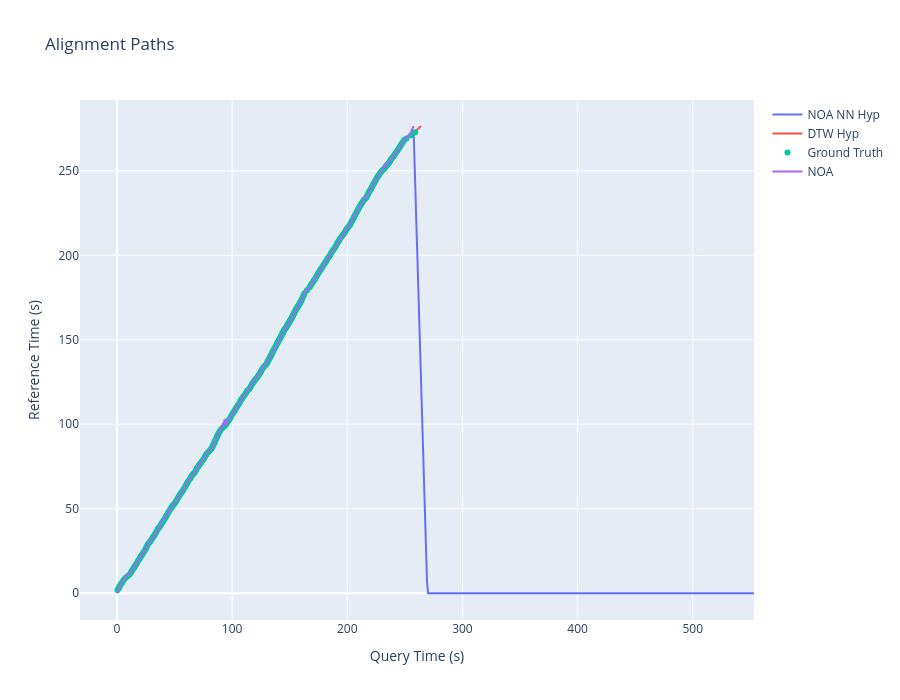

The notebook cell this image was saved under:
### Markdown cell above
# Analysis

### Code cell
from eval_tools import getGroundTruthTimestamps


s = 36

noa_nn_path = f"experiments/NOA_NN/s{s}/hyp.npy"
noa_nn_hyp = np.load(noa_nn_path)
noa_path = f"experiments/NOA/s{s}/hyp.npy"
noa_hyp = np.load(noa_path)
dtw_path = f"experiments/DTW/s{s}/hyp.npy"
dtw_hyp = np.load(dtw_path)

# load the ground truth timestamps
query_annot_file = f'scenarios/s{s}/query.beats'
ref_annot_file = f'scenarios/s{s}/ref.beats'
gt = getGroundTruthTimestamps(query_annot_file, ref_annot_file).T

import plotly.graph_objs as go

# Create a figure
fig = go.Figure()
fig.update_layout(
    title='Alignment Paths',
    xaxis_title='Query Time (s)',
    yaxis_title='Reference Time (s)',
    width=900,
    height=700
)
fig.add_trace(go.Scatter(
    x=noa_nn_hyp[0], y=noa_nn_hyp[1], mode='lines', name='NOA NN Hyp'
))
fig.add_trace(go.Scatter(
    x=dtw_hyp[0], y=dtw_hyp[1], mode='lines', name='DTW Hyp'
))
fig.add_trace(go.Scatter(
    x=gt[0], y=gt[1], mode='markers', name='Ground Truth'
))
fig.add_trace(go.Scatter(
    x=noa_hyp[0], y=noa_hyp[1], mode='lines', name='NOA'
))

### Figure 1 — Plotly figure (JSON) as saved in the notebook; plotly's stock layout.template omitted (floating-point values rounded to 4 significant figures; data arrays with more than 128 entries replaced by an {"elided": "..."} marker saying what was removed)
{"data": [{"mode": "lines", "name": "NOA NN Hyp", "type": "scatter", "x": {"elided": "23824 float values"}, "y": {"elided": "23824 float values"}}, {"mode": "lines", "name": "DTW Hyp", "type": "scatter", "x": {"elided": "8186 float values"}, "y": {"elided": "8186 float values"}}, {"mode": "markers", "name": "Ground Truth", "type": "scatter", "x": {"elided": "396 float values"}, "y": {"elided": "396 float values"}}, {"mode": "lines", "name": "NOA", "type": "scatter", "x": {"elided": "11096 float values"}, "y": {"elided": "11096 float values"}}], "layout": {"height": 700, "title": {"text": "Alignment Paths"}, "width": 900, "xaxis": {"title": {"text": "Query Time (s)"}}, "yaxis": {"title": {"text": "Reference Time (s)"}}}}
